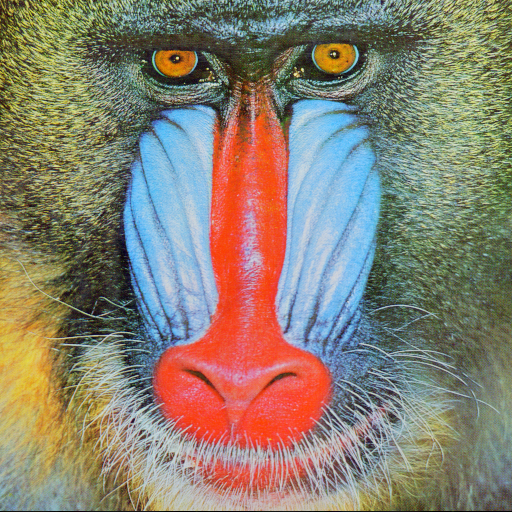
#> input picture images/baboon.png, 512 x 512 px
$ jupyter execute domain_frequence_filter.ipynb
#> lines starting #> are read from the running program, lines starting #| are printed output that depends on the picture
[cell 1]
import numpy as np
import matplotlib.pyplot as plt
import cv2

[cell 2]
IMG_PATH = '../../images'

[cell 3]
img = cv2.imread(f"{IMG_PATH}/baboon.png", cv2.IMREAD_COLOR)
#> img is the input picture: shape (512, 512, 3); mean B, G, R 113.1, 128.9, 137.4
img = cv2.cvtColor(img, cv2.COLOR_BGR2RGB)
plt.imshow(img)
print(img.shape)
#| (512, 512, 3)

<h3>FFT using OpenCv and NumPy</h3>

[cell 4]
def fft_image(img):
    ft = np.fft.fft2(img)
    ft_shift = np.fft.fftshift(ft)
    magnitude_spectrum = np.log(np.abs(ft_shift))
    magnitude_spectrum_unshifted = np.log(np.abs(ft))
    # Plotting the Spectrum
    plt.figure(figsize=(16,16))

    plt.subplot(121),plt.imshow(magnitude_spectrum, cmap = 'gray')
    plt.title('Magnitude Spectrum'), plt.xticks([]), plt.yticks([])

    plt.subplot(122),plt.imshow(magnitude_spectrum_unshifted, cmap = 'gray')
    plt.title('Magnitude Spectrum (unshifted)'), plt.xticks([]), plt.yticks([])


    plt.show()

[cell 5]
gray_image = cv2.cvtColor(img, cv2.COLOR_BGR2GRAY)
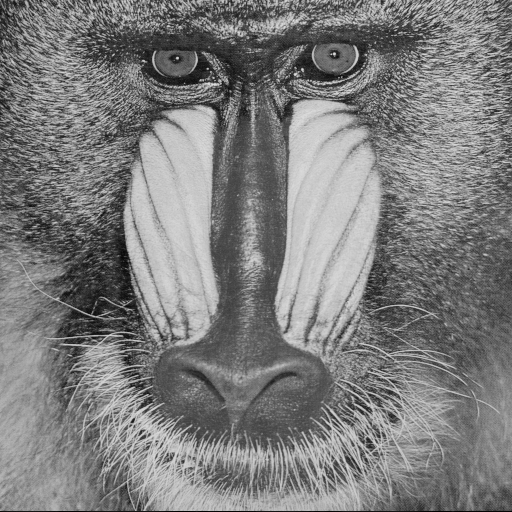
#> gray_image: shape (512, 512); min 0, max 225, mean 125.1
fft_image(gray_image)
#> in fft_image, `magnitude_spectrum = np.log(np.abs(ft_shift))`:
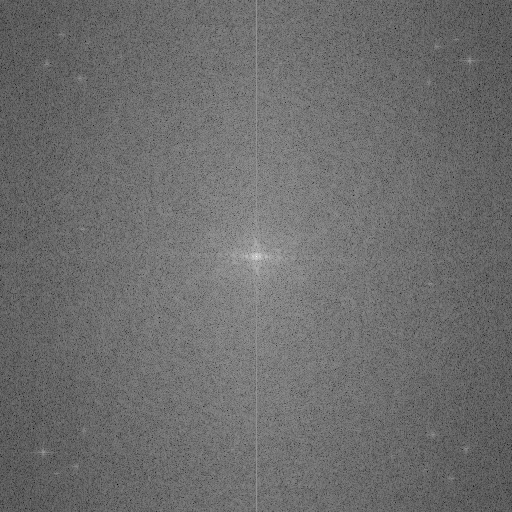
#> magnitude_spectrum: shape (512, 512) float64; min 2.52, max 17.31, mean 8.86; drawn with min black and max white
#> in fft_image, `magnitude_spectrum_unshifted = np.log(np.abs(ft))`:
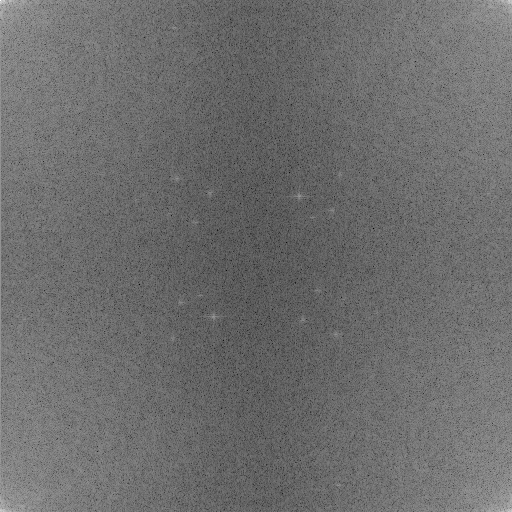
#> magnitude_spectrum_unshifted: shape (512, 512) float64; min 2.52, max 17.31, mean 8.86; drawn with min black and max white
#> in fft_image, `plt.show()`:
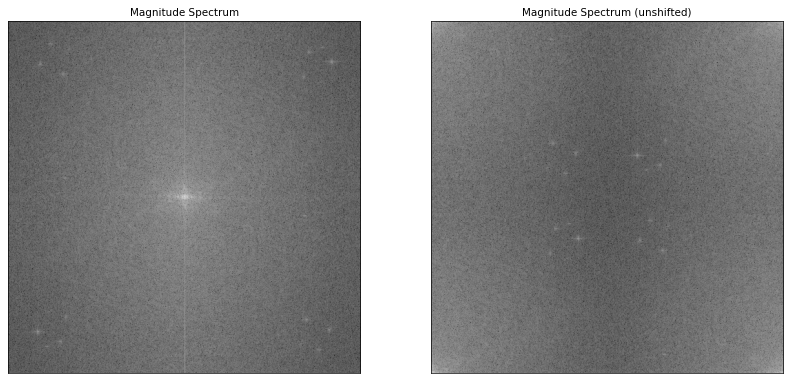
#> figure drawn by matplotlib, 2 panels

<h3>Filtro passa baixas<h3>

[cell 6]
from scipy import signal

# Função para criar um filtro passa-baixas Butterworth
def butterworth_passa_baixas(cutoff, width, n):
    """
    Cria um filtro passa-baixas Butterworth.

    cutoff: frequência de corte do filtro
    width: largura da banda de transição
    n: ordem do filtro
    """
    b, a = signal.butter(n, cutoff, btype='low', analog=False, output='ba', fs=1.0)
    return b, a

# Função para aplicar o filtro em uma imagem
def filtrar_imagem(imagem, cutoff, width, n):
    # Obtendo os coeficientes do filtro
    b, a = butterworth_passa_baixas(cutoff, width, n)

    # Filtrando a imagem
    imagem_filtrada = cv2.filter2D(imagem, -1, b/a)
    return imagem_filtrada

# Carregando a imagem
imagem = cv2.cvtColor(img, cv2.COLOR_BGR2GRAY)

# Definindo parâmetros do filtro
cutoff_frequency = 0.15  # Frequência de corte (0 a 0.5)
transition_width = 0.1  # Largura da banda de transição
order = 3               # Ordem do filtro

# Aplicando o filtro na imagem
imagem_filtrada = filtrar_imagem(imagem, cutoff_frequency, transition_width, order)
#> in filtrar_imagem, `imagem_filtrada = cv2.filter2D(imagem, -1, b/a)`:
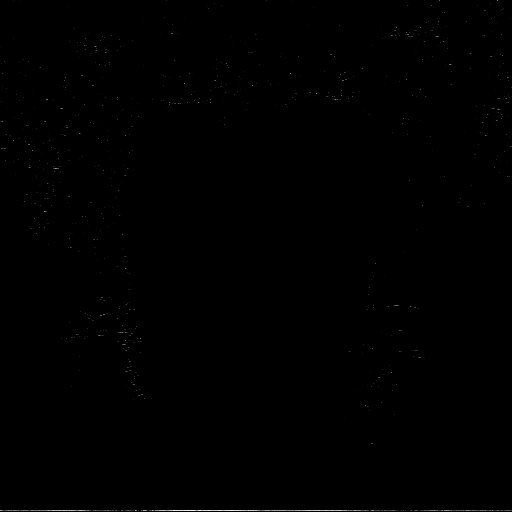
#> imagem_filtrada: shape (512, 512); min 0, max 27, mean 0; drawn with min black and max white

# Exibindo a imagem original e a imagem filtrada
plt.figure(figsize=(10, 5))
plt.subplot(1, 2, 1)
plt.imshow(imagem, cmap='gray')
plt.title('Imagem Original')

plt.subplot(1, 2, 2)
plt.imshow(imagem_filtrada, cmap='gray')
plt.title('Imagem Filtrada')

plt.show()

<h3>Filtro Passa-Altas</h3>

[cell 7]
# Função para criar um filtro passa-altas a partir de um passa-baixas
def passa_altas(b, a):
    """
    Cria um filtro passa-altas a partir dos coeficientes de um filtro passa-baixas.

    b: coeficientes do filtro passa-baixas (numerador)
    a: coeficientes do filtro passa-baixas (denominador)
    """
    # Invertendo os coeficientes
    b_passa_altas = -b
    b_passa_altas[0] += 1

    return b_passa_altas, a

# Função para aplicar o filtro passa-altas em uma imagem
def filtrar_imagem_passa_altas(imagem, cutoff, width, n):
    # Obtendo os coeficientes do filtro passa-baixas
    b, a = signal.butter(n, cutoff, btype='low', analog=False, output='ba', fs=1.0)

    # Criando o filtro passa-altas
    b_passa_altas, a_passa_altas = passa_altas(b, a)

    # Filtrando a imagem
    imagem_filtrada = cv2.filter2D(imagem, -1, b_passa_altas/a_passa_altas)
    return imagem_filtrada

# Carregando a imagem
imagem = cv2.cvtColor(img, cv2.COLOR_RGB2GRAY)
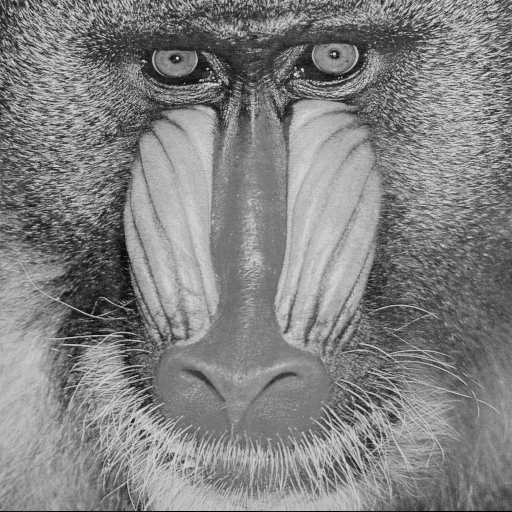
#> imagem: shape (512, 512); min 0, max 231, mean 129.6

# Definindo parâmetros do filtro
cutoff_frequency = 0.2 # Frequência de corte (0 a 0.5)
transition_width = 0.1  # Largura da banda de transição
order = 3               # Ordem do filtro

# Aplicando o filtro passa-altas na imagem
imagem_passa_altas = filtrar_imagem_passa_altas(imagem, cutoff_frequency, transition_width, order)
#> in filtrar_imagem_passa_altas, `imagem_filtrada = cv2.filter2D(imagem, -1, b_passa_altas/a_passa_altas)`:
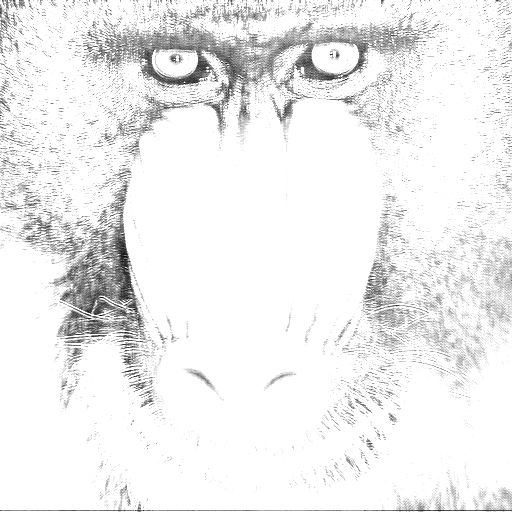
#> imagem_filtrada: shape (512, 512); min 0, max 255, mean 239.1

# Exibindo a imagem original e a imagem filtrada passa-altas
plt.figure(figsize=(10, 5))
plt.subplot(1, 2, 1)
plt.imshow(imagem, cmap='gray')
plt.title('Imagem Original')

plt.subplot(1, 2, 2)
plt.imshow(imagem_passa_altas, cmap='gray')
plt.title('Imagem Filtrada Passa-Altas')

plt.show()

$ run again, with images/beans.png copied over images/baboon.png
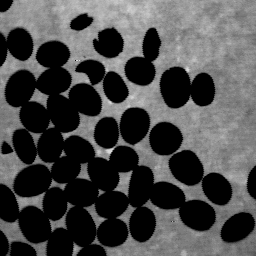
#> input picture images/beans.png, 256 x 256 px
#> img is the input picture: shape (256, 256, 3); min 0, max 220, mean 73.3
#| (256, 256, 3)
#> in fft_image, `magnitude_spectrum_unshifted = np.log(np.abs(ft))`:
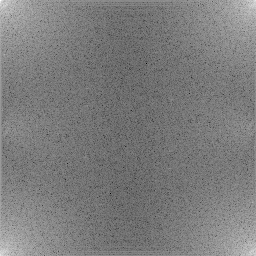
#> magnitude_spectrum_unshifted: shape (256, 256) float64; min 0.0672, max 15.39, mean 7.55; drawn with min black and max white
#> in filtrar_imagem_passa_altas, `imagem_filtrada = cv2.filter2D(imagem, -1, b_passa_altas/a_passa_altas)`:
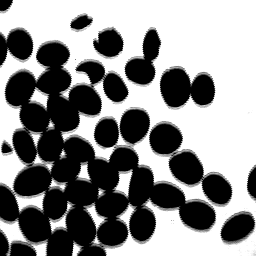
#> imagem_filtrada: shape (256, 256); min 0, max 255, mean 138.1
